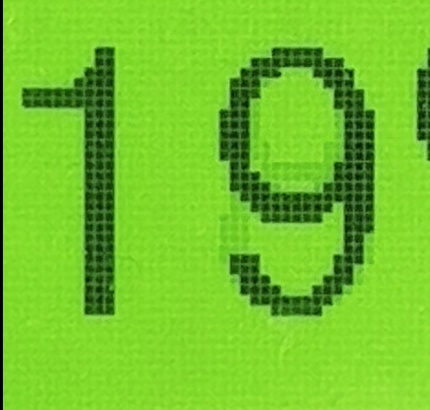
#> input picture snapshots/16.jpg, 430 x 410 px
$ python -i complete.py   (imports and definitions only)
#> lines starting #> are read from the running program, lines starting #| are printed output that depends on the picture
import os
import cv2
import pytesseract
import pandas as pd
from PIL import Image, ImageEnhance, ImageFilter
import matplotlib.pyplot as plt

# [32 lines left out: function extract_frames_from_video, not called in this run]


def preprocess_image(image_path):
#> called with image_path = 'snapshots/16.jpg'
    image = Image.open(image_path).convert("L")  # Convert to grayscale
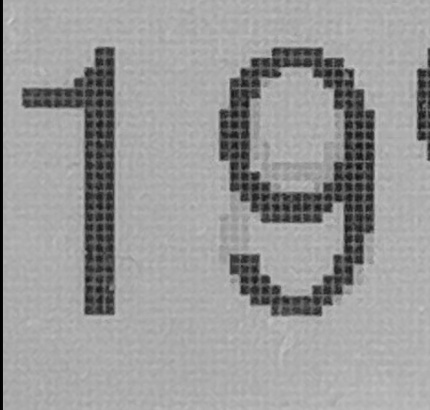
#> image: PIL image 430x410 L; min 0, max 207, mean 154.7
    image = image.filter(ImageFilter.MedianFilter())  # Reduce noise
    enhancer = ImageEnhance.Contrast(image)
    image = enhancer.enhance(2)  # Increase contrast
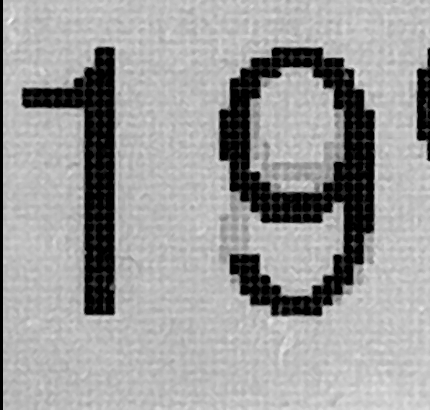
#> image: PIL image 430x410 L; min 0, max 241, mean 159.2
    return image

# [34 lines left out: function perform_ocr_on_folder, not called in this run]

# [2 lines not run here, left out]

>>> result = preprocess_image('snapshots/16.jpg')

$ run again, on snapshots/18.jpg
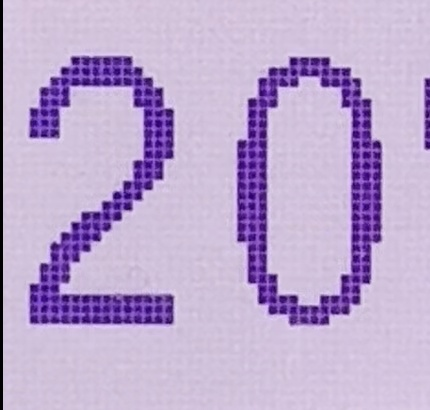
#> input picture snapshots/18.jpg, 430 x 410 px
#> in preprocess_image, `image = Image.open(image_path).convert("L")`:
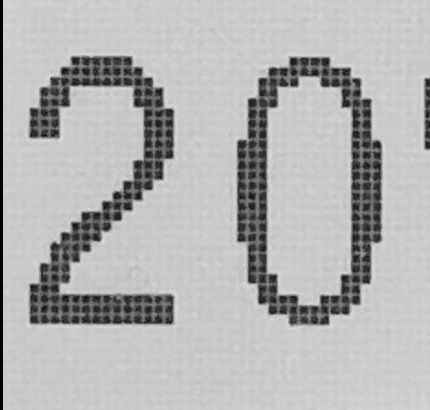
#> image: PIL image 430x410 L; min 0, max 224, mean 179.3
#> in preprocess_image, `image = enhancer.enhance(2)`:
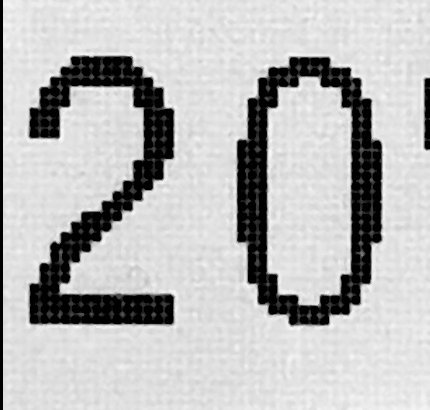
#> image: PIL image 430x410 L; min 0, max 251, mean 186.9

$ run again, on snapshots/2.jpg
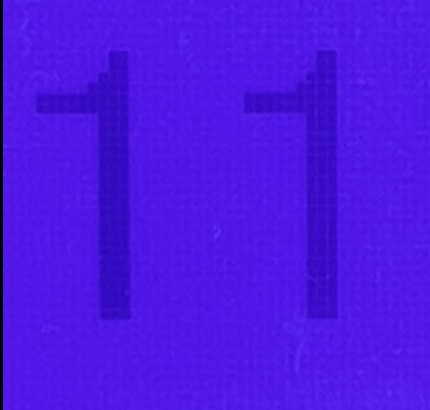
#> input picture snapshots/2.jpg, 430 x 410 px
#> in preprocess_image, `image = Image.open(image_path).convert("L")`:
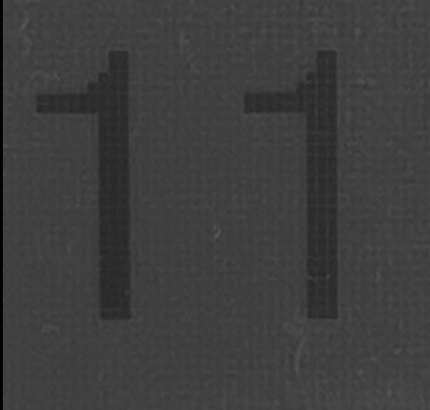
#> image: PIL image 430x410 L; min 0, max 88, mean 62.2

$ run again, on snapshots/20.jpg
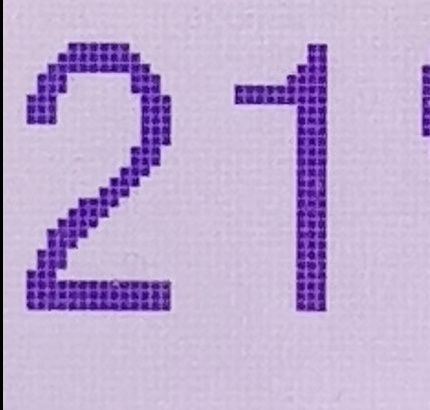
#> input picture snapshots/20.jpg, 430 x 410 px
#> in preprocess_image, `image = Image.open(image_path).convert("L")`:
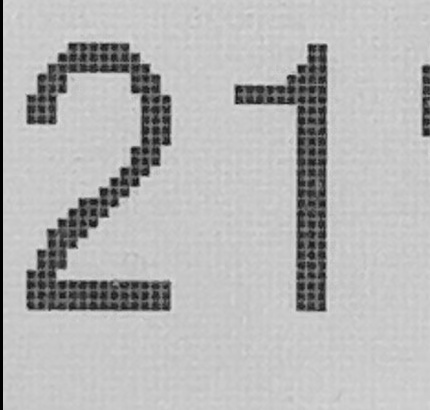
#> image: PIL image 430x410 L; min 0, max 223, mean 181.9
#> in preprocess_image, `image = enhancer.enhance(2)`:
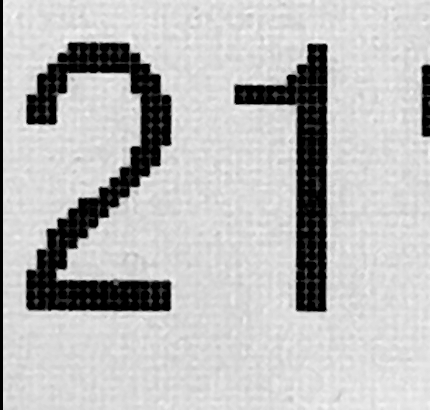
#> image: PIL image 430x410 L; min 0, max 254, mean 188.3
